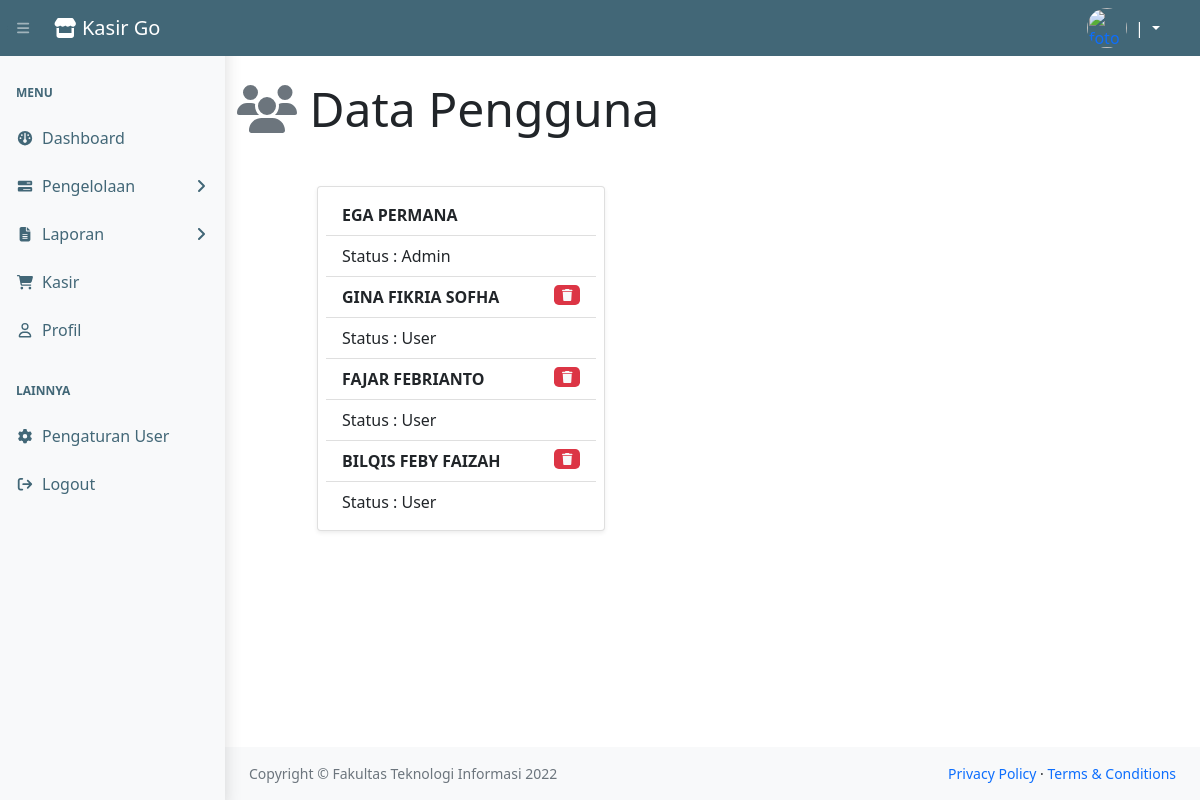
The app's page /proyek-kasir/administrator/userAdmin.php with its own data.
### tables this page shows
CREATE TABLE `profil` (
  `id_profil` int(11) NOT NULL,
  `id_login` int(11) NOT NULL,
  `nama` varchar(200) NOT NULL,
  `nik` varchar(200) NOT NULL,
  `email` varchar(200) NOT NULL,
  `noHp` varchar(200) NOT NULL,
  `tempat_lahir` varchar(200) NOT NULL,
  `tanggal_lahir` date NOT NULL,
  `umur` varchar(200) NOT NULL,
  `jns_kelamin` varchar(200) NOT NULL,
  `status` varchar(200) NOT NULL,
  `alamat` text NOT NULL,
  `foto` text NOT NULL
);

### proyek-kasir/administrator/database.php (called while the page is built, shortened)
<?php
class database
{
  var $host = "localhost";
  var $user = "root";
  var $pass = "";
  var $db = "proyek_angkringan";
  var $koneksi = "";
  function __construct()
  {
    $this->koneksi = mysqli_connect($this->host, $this->user, $this->pass, $this->db);
  }
  function tampilLogin()
  {
    $data = mysqli_query($this->koneksi, "SELECT login.*, profil. * FROM login JOIN profil ON login.id_login = profil.id_login");
    while ($row = mysqli_fetch_array($data)) {
      $hasil[] = $row;
    }
    return $hasil;
  }
}

### proyek-kasir/administrator/userAdmin.php (the view, shortened to what this page needs)
<?php
class menu
{
  function __construct()
  {
    include "menu.php";
  }
}
$db = new database();
$user = $db->tampilLogin();
?>
<!DOCTYPE html>
<html lang="en">
<head>
  <link href="https://cdn.jsdelivr.net/npm/simple-datatables@latest/dist/style.css" rel="stylesheet" />
  <link href="../templates/css/styles.css" rel="stylesheet" />
</head>
<body class="sb-nav-fixed hijauNom">
  <div id="layoutSidenav">
    <div id="layoutSidenav_content">
      <main>
        <div class="container overflow-hidden">
          <h1 class="mt-4 mb-5 display-5"><i class="fa-solid fa-users text-secondary"></i> Data Pengguna</h1>
          <div class="row ms-4 ps-2 pb-5">
            <div class="card  ms-5 p-2 shadow-sm" style=" width: 18rem;">
              <ul class="list-group list-group-flush">
                <?php foreach ($user as $row) : ?>
                  <li class="list-group-item text-uppercase"><strong><?= $row['nama']; ?></strong>
                    <?php if (!($row['level'] == 'Admin')) : ?>
                      <a href="<?= "prosesEditUser.php?aksi=delete&&id=$row[id_login]"; ?>" class="badge bg-danger rounded-3 float-end text-light" onclick="javascript: return confirm('Apakah Anda yakin ingin menghapus data ini?')"><i class="fa-solid fa-trash"></i></a>
                    <?php endif; ?>
                  </li>
                  <li class="list-group-item">Status : <?= $row['level']; ?>
                  <?php endforeach; ?>
                  </li>
              </ul>
            </div>
          </div>
        </div>
      </main>
      <footer class="py-3 bg-light mt-auto">
        <div class="container-fluid px-4">
          <div class="d-flex align-items-center justify-content-between small">
            <div class="text-muted">Copyright &copy; Fakultas Teknologi Informasi 2022</div>
            <div>
              <a href="#">Privacy Policy</a>
              &middot;
              <a href="#">Terms &amp; Conditions</a>
            </div>
          </div>
        </div>
      </footer>
    </div>
  </div>
</body>
</html>

### proyek-kasir/administrator/menu.php (style rules this page uses)
.hijauNom { background-color: white; }

### proyek-kasir/administrator/userAdmin.php (style rules this page uses)
body { background-color: #f5f5f5; }
a { text-decoration: none; }

### records on screen
profil: nama "EGA PERMANA", id_login.level "Admin"
profil: nama "GINA FIKRIA SOFHA", id_login.level "User"
profil: nama "FAJAR FEBRIANTO", id_login.level "User"
profil: nama "BILQIS FEBY FAIZAH", id_login.level "User"
